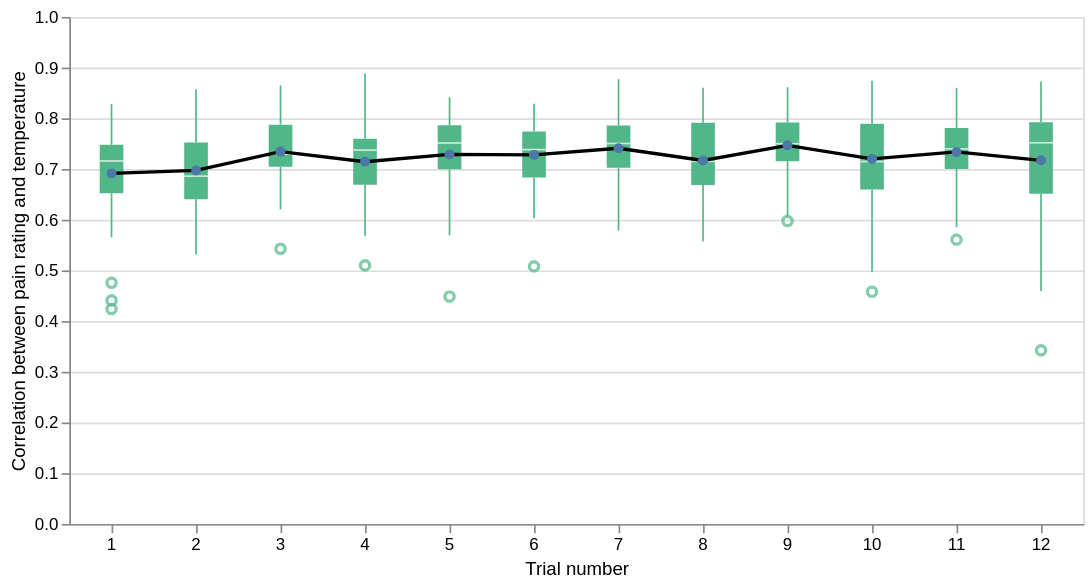

Here is the notebook cell this chart was saved with:
### Markdown cell above
## Supplementary figure

Boxplots show the participant-level distribution at each trial position. Black points and the connecting line show the unadjusted mean correlation.

### Code cell
boxplots = (
    alt.Chart(analysis_df)
    .mark_boxplot(color="#52b788")
    .encode(
        x=alt.X(
            "trial_number:O",
            title="Trial number",
            axis=alt.Axis(labelAngle=0),
        ),
        y=alt.Y(
            "correlation:Q",
            title="Correlation between pain rating and temperature",
            scale=alt.Scale(domain=[0, 1]),
        ),
    )
)

mean_line = (
    alt.Chart(analysis_df)
    .transform_aggregate(
        mean_correlation="mean(correlation)",
        groupby=["trial_number"],
    )
    .mark_line(color="black", point={"filled": True, "size": 35})
    .encode(
        x=alt.X("trial_number:O", axis=alt.Axis(labelAngle=0)),
        y=alt.Y("mean_correlation:Q"),
        tooltip=[
            alt.Tooltip("trial_number:O", title="Trial"),
            alt.Tooltip("mean_correlation:Q", title="Mean r", format=".3f"),
        ],
    )
)

chart = (
    (boxplots + mean_line)
    .properties(width=600, height=300)
    .configure_axis(titleFontWeight="normal", labelFontWeight="normal")
)
chart

### Figure 1 — Vega-Lite specification as saved in the notebook (floating-point values rounded to 4 significant figures; data arrays with more than 128 entries replaced by an {"elided": "..."} marker saying what was removed)
{"config": {"view": {"continuousWidth": 300, "continuousHeight": 300}, "axis": {"labelFontWeight": "normal", "titleFontWeight": "normal"}}, "layer": [{"mark": {"type": "boxplot", "color": "#52b788"}, "encoding": {"x": {"axis": {"labelAngle": 0}, "field": "trial_number", "title": "Trial number", "type": "ordinal"}, "y": {"field": "correlation", "scale": {"domain": [0, 1]}, "title": "Correlation between pain rating and temperature", "type": "quantitative"}}}, {"mark": {"type": "line", "color": "black", "point": {"filled": true, "size": 35}}, "encoding": {"tooltip": [{"field": "trial_number", "title": "Trial", "type": "ordinal"}, {"field": "mean_correlation", "format": ".3f", "title": "Mean r", "type": "quantitative"}], "x": {"axis": {"labelAngle": 0}, "field": "trial_number", "type": "ordinal"}, "y": {"field": "mean_correlation", "type": "quantitative"}}, "transform": [{"aggregate": [{"op": "mean", "field": "correlation", "as": "mean_correlation"}], "groupby": ["trial_number"]}]}], "data": {"name": "data-52786a24696dfb1a435c4144c2085132"}, "height": 300, "width": 600, "$schema": "https://vega.github.io/schema/vega-lite/v6.4.1.json", "datasets": {"data-52786a24696dfb1a435c4144c2085132": {"elided": "471 records"}}}
